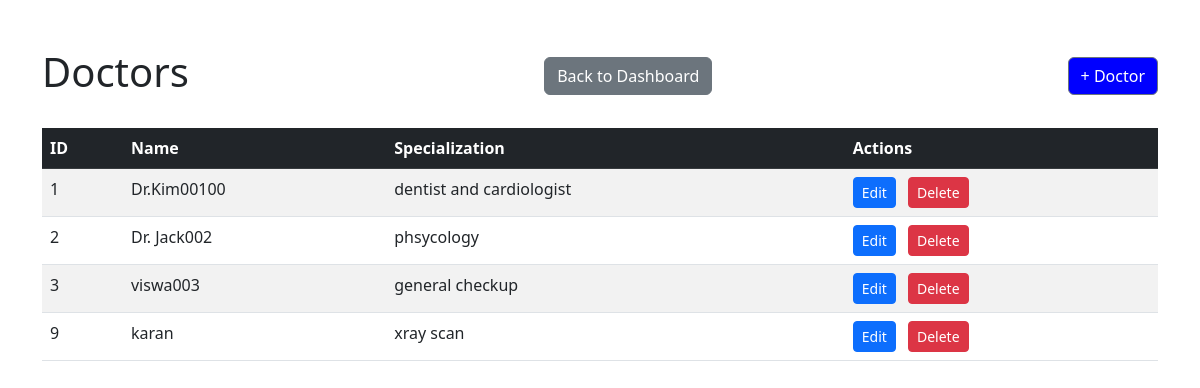
Screenshot of /doctors/ (signed in) with the database file from the repository.
### doctors/models.py (models this page shows, shortened)
class Doctor(models.Model):
    name = models.CharField(max_length =200)
    specialization = models.CharField(max_length =200)

### doctors/views.py (the view)
# urls.py: path('', views.doctor_list, name='doctor_list'),
@login_required
def doctor_list(request):
    doctors = Doctor.objects.all()
    return render(request, 'doctors/list.html', {'doctors': doctors})

### doctors/templates/doctors/list.html (shortened to what this page needs)
<!DOCTYPE html>
<html lang="en">
<head>
    <link href="https://cdn.jsdelivr.net/npm/bootstrap@5.3.0/dist/css/bootstrap.min.css" rel="stylesheet">
</head>
<body>
<div class="container mt-5">
    <div class="d-flex justify-content-between align-items-center mb-4">
        <h1>Doctors</h1>
        <a href="/dashboard" class="btn btn-secondary">Back to Dashboard</a>
        <a href="/doctors/create" class="btn btn-secondary create-btn">+ Doctor</a>
    </div>
    <table class="table table-striped table-hover">
        <thead class="table-dark">
            <tr>
                <th>ID</th>
                <th>Name</th>
                <th>Specialization</th>
                <th>Actions</th>
            </tr>
        </thead>
        <tbody>
            {% for d in doctors %}
            <tr>
                <td>{{ d.id }}</td>
                <td>{{ d.name }}</td>
                <td>{{ d.specialization }}</td>
                <td>
                    <a href="/doctors/{{ d.id }}/edit" class="btn btn-sm btn-primary me-2">Edit</a>
                    <a href="/doctors/{{ d.id }}/delete" class="btn btn-sm btn-danger">Delete</a>
                </td>
            </tr>
            {% endfor %}
        </tbody>
    </table>
</div>
</body>
</html>

### doctors/templates/doctors/list.html (style rules this page uses)
.create-btn { background-color: blue; }

### rows the page displays
Doctor: id "1", name "Dr.Kim00100", specialization "dentist and cardiologist"
Doctor: id "2", name "Dr. Jack002", specialization "phsycology"
Doctor: id "3", name "viswa003", specialization "general checkup"
Doctor: id "9", name "karan", specialization "xray scan"
